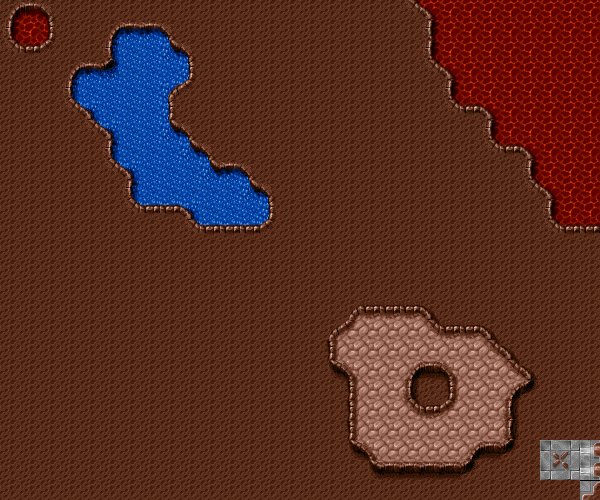

A level layout from a 2D game, rendered from its tile map. Below: a short description, then the map file with tile-grid data replaced by summaries:
An orthogonal 30x25 tile map with 20x20 px tiles, 1 tile layer (Tile Layer 1), 5 tilesets.

<map version="1.0" orientation="orthogonal" width="30" height="25" tilewidth="20" tileheight="20">
 <tileset firstgid="1" name="Crater" tilewidth="20" tileheight="20" spacing="1" margin="1">
  <image source="Crater.png" width="64" height="106" />
 </tileset>
 <tileset firstgid="16" name="Crater2Water" tilewidth="20" tileheight="20" spacing="1" margin="1">
  <image source="Crater2Water.png" width="64" height="106" />
 </tileset>
 <tileset firstgid="31" name="Crater2Lava" tilewidth="20" tileheight="20" spacing="1" margin="1">
  <image source="Crater2Lava.png" width="64" height="106" />
 </tileset>
 <tileset firstgid="46" name="Mountain2Crater" tilewidth="20" tileheight="20" spacing="1" margin="1">
  <image source="Mountain2Crater.png" width="64" height="106" />
 </tileset>
 <tileset firstgid="61" name="CraterRoad" tilewidth="20" tileheight="20" spacing="1" margin="1">
  <image source="CraterRoad.png" width="148" height="86" />
 </tileset>
 <layer name="Tile Layer 1" width="30" height="25">
  <data>[750 cells, 750 non-empty, 44 distinct tile ids]</data>
 </layer>
</map>